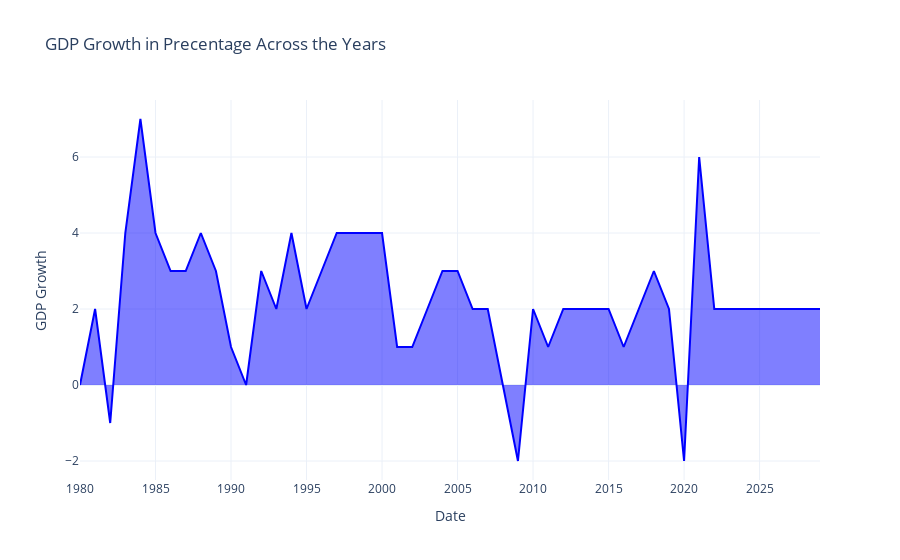

Notebook code for this chart:
### Code cell
fig4 = go.Figure()

fig4.add_trace(go.Scatter(
    x=new_df['Year'],
    y=new_df['GDP_growth_precentage'],
    mode='lines',
    fill='tozeroy',
    name='Shaded Time Series',
    line=dict(color='blue')
))

fig4.update_layout(
    title="GDP Growth in Precentage Across the Years",
    xaxis_title="Date",
    yaxis_title="GDP Growth",
    template="plotly_white"
)

fig4.show()

### Figure 1 — Plotly figure (JSON) as saved in the notebook; plotly's stock layout.template omitted (floating-point values rounded to 4 significant figures)
{"data": [{"fill": "tozeroy", "line": {"color": "blue"}, "mode": "lines", "name": "Shaded Time Series", "type": "scatter", "x": [1980, 1981, 1982, 1983, 1984, 1985, 1986, 1987, 1988, 1989, 1990, 1991, 1992, 1993, 1994, 1995, 1996, 1997, 1998, 1999, 2000, 2001, 2002, 2003, 2004, 2005, 2006, 2007, 2008, 2009, 2010, 2011, 2012, 2013, 2014, 2015, 2016, 2017, 2018, 2019, 2020, 2021, 2022, 2023, 2024, 2025, 2026, 2027, 2028, 2029], "y": [0, 2, -1, 4, 7, 4, 3, 3, 4, 3, 1, 0, 3, 2, 4, 2, 3, 4, 4, 4, 4, 1, 1, 2, 3, 3, 2, 2, 0, -2, 2, 1, 2, 2, 2, 2, 1, 2, 3, 2, -2, 6, 2, 2, 2, 2, 2, 2, 2, 2]}], "layout": {"title": {"text": "GDP Growth in Precentage Across the Years"}, "xaxis": {"title": {"text": "Date"}}, "yaxis": {"title": {"text": "GDP Growth"}}}}
